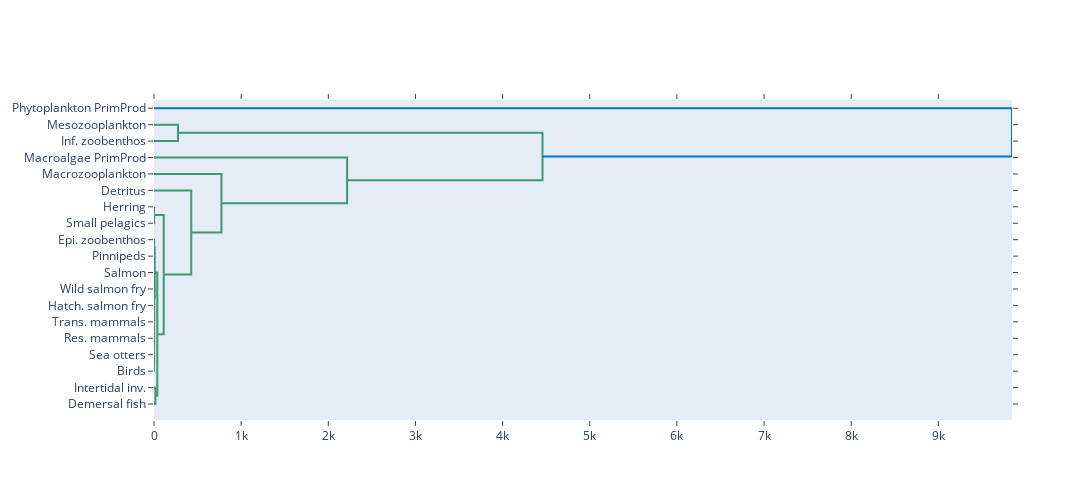

Notebook source saved alongside this figure:
### Code cell
net = food_webs[5]

fig = ff.create_dendrogram(net.nodeDF[['Biomass', 'IsAlive', 'Import', 'Export', 'Respiration', 'TrophicLevel']].values, orientation='left', labels=net.nodeDF.Names.values)
fig.update_layout(width=1200, height=500)
fig.show()

### Figure 1 — Plotly figure (JSON) as saved in the notebook; plotly's stock layout.template omitted (floating-point values rounded to 4 significant figures)
{"data": [{"hoverinfo": "text", "marker": {"color": "rgb(61,153,112)"}, "mode": "lines", "type": "scatter", "x": [0, 275.6, 275.6, 0], "xaxis": "x", "y": [-15, -15, -25, -25], "yaxis": "y"}, {"hoverinfo": "text", "marker": {"color": "rgb(61,153,112)"}, "mode": "lines", "type": "scatter", "x": [0, 1.434, 1.434, 0], "xaxis": "x", "y": [-65, -65, -75, -75], "yaxis": "y"}, {"hoverinfo": "text", "marker": {"color": "rgb(61,153,112)"}, "mode": "lines", "type": "scatter", "x": [0, 2.12, 2.12, 0], "xaxis": "x", "y": [-85, -85, -95, -95], "yaxis": "y"}, {"hoverinfo": "text", "marker": {"color": "rgb(61,153,112)"}, "mode": "lines", "type": "scatter", "x": [0, 0.07701, 0.07701, 0], "xaxis": "x", "y": [-115, -115, -125, -125], "yaxis": "y"}, {"hoverinfo": "text", "marker": {"color": "rgb(61,153,112)"}, "mode": "lines", "type": "scatter", "x": [0, 0.5643, 0.5643, 0], "xaxis": "x", "y": [-135, -135, -145, -145], "yaxis": "y"}, {"hoverinfo": "text", "marker": {"color": "rgb(61,153,112)"}, "mode": "lines", "type": "scatter", "x": [0, 0.8489, 0.8489, 0], "xaxis": "x", "y": [-155, -155, -165, -165], "yaxis": "y"}, {"hoverinfo": "text", "marker": {"color": "rgb(61,153,112)"}, "mode": "lines", "type": "scatter", "x": [0.5643, 1.109, 1.109, 0.8489], "xaxis": "x", "y": [-140, -140, -160, -160], "yaxis": "y"}, {"hoverinfo": "text", "marker": {"color": "rgb(61,153,112)"}, "mode": "lines", "type": "scatter", "x": [0.07701, 1.794, 1.794, 1.109], "xaxis": "x", "y": [-120, -120, -150, -150], "yaxis": "y"}, {"hoverinfo": "text", "marker": {"color": "rgb(61,153,112)"}, "mode": "lines", "type": "scatter", "x": [0, 3.07, 3.07, 1.794], "xaxis": "x", "y": [-105, -105, -135, -135], "yaxis": "y"}, {"hoverinfo": "text", "marker": {"color": "rgb(61,153,112)"}, "mode": "lines", "type": "scatter", "x": [2.12, 8.087, 8.087, 3.07], "xaxis": "x", "y": [-90, -90, -120, -120], "yaxis": "y"}, {"hoverinfo": "text", "marker": {"color": "rgb(61,153,112)"}, "mode": "lines", "type": "scatter", "x": [0, 15.34, 15.34, 0], "xaxis": "x", "y": [-175, -175, -185, -185], "yaxis": "y"}, {"hoverinfo": "text", "marker": {"color": "rgb(61,153,112)"}, "mode": "lines", "type": "scatter", "x": [8.087, 37.85, 37.85, 15.34], "xaxis": "x", "y": [-105, -105, -180, -180], "yaxis": "y"}, {"hoverinfo": "text", "marker": {"color": "rgb(61,153,112)"}, "mode": "lines", "type": "scatter", "x": [1.434, 111.5, 111.5, 37.85], "xaxis": "x", "y": [-70, -70, -142.5, -142.5], "yaxis": "y"}, {"hoverinfo": "text", "marker": {"color": "rgb(61,153,112)"}, "mode": "lines", "type": "scatter", "x": [0, 427.7, 427.7, 111.5], "xaxis": "x", "y": [-55, -55, -106.2, -106.2], "yaxis": "y"}, {"hoverinfo": "text", "marker": {"color": "rgb(61,153,112)"}, "mode": "lines", "type": "scatter", "x": [0, 773.6, 773.6, 427.7], "xaxis": "x", "y": [-45, -45, -80.62, -80.62], "yaxis": "y"}, {"hoverinfo": "text", "marker": {"color": "rgb(61,153,112)"}, "mode": "lines", "type": "scatter", "x": [0, 2216.0, 2216.0, 773.6], "xaxis": "x", "y": [-35, -35, -62.81, -62.81], "yaxis": "y"}, {"hoverinfo": "text", "marker": {"color": "rgb(61,153,112)"}, "mode": "lines", "type": "scatter", "x": [275.6, 4458.0, 4458.0, 2216.0], "xaxis": "x", "y": [-20, -20, -48.91, -48.91], "yaxis": "y"}, {"hoverinfo": "text", "marker": {"color": "rgb(0,116,217)"}, "mode": "lines", "type": "scatter", "x": [0, 9845.0, 9845.0, 4458.0], "xaxis": "x", "y": [-5, -5, -34.45, -34.45], "yaxis": "y"}], "layout": {"autosize": false, "height": 500, "hovermode": "closest", "showlegend": false, "width": 1200, "xaxis": {"autorange": true, "mirror": "allticks", "range": [0, 9845.0], "rangemode": "tozero", "showgrid": false, "showline": true, "showticklabels": true, "ticks": "outside", "type": "linear", "zeroline": false}, "yaxis": {"autorange": true, "mirror": "allticks", "range": [-194.7, 0], "rangemode": "tozero", "showgrid": false, "showline": true, "showticklabels": true, "tickmode": "array", "ticks": "outside", "ticktext": ["Phytoplankton PrimProd", "Mesozooplankton", "Inf. zoobenthos", "Macroalgae PrimProd", "Macrozooplankton", "Detritus", "Herring", "Small pelagics", "Epi. zoobenthos", "Pinnipeds", "Salmon", "Wild salmon fry", "Hatch. salmon fry", "Trans. mammals", "Res. mammals", "Sea otters", "Birds", "Intertidal inv.", "Demersal fish"], "tickvals": [-5, -15, -25, -35, -45, -55, -65, -75, -85, -95, -105, -115, -125, -135, -145, -155, -165, -175, -185], "type": "linear", "zeroline": false}}}
